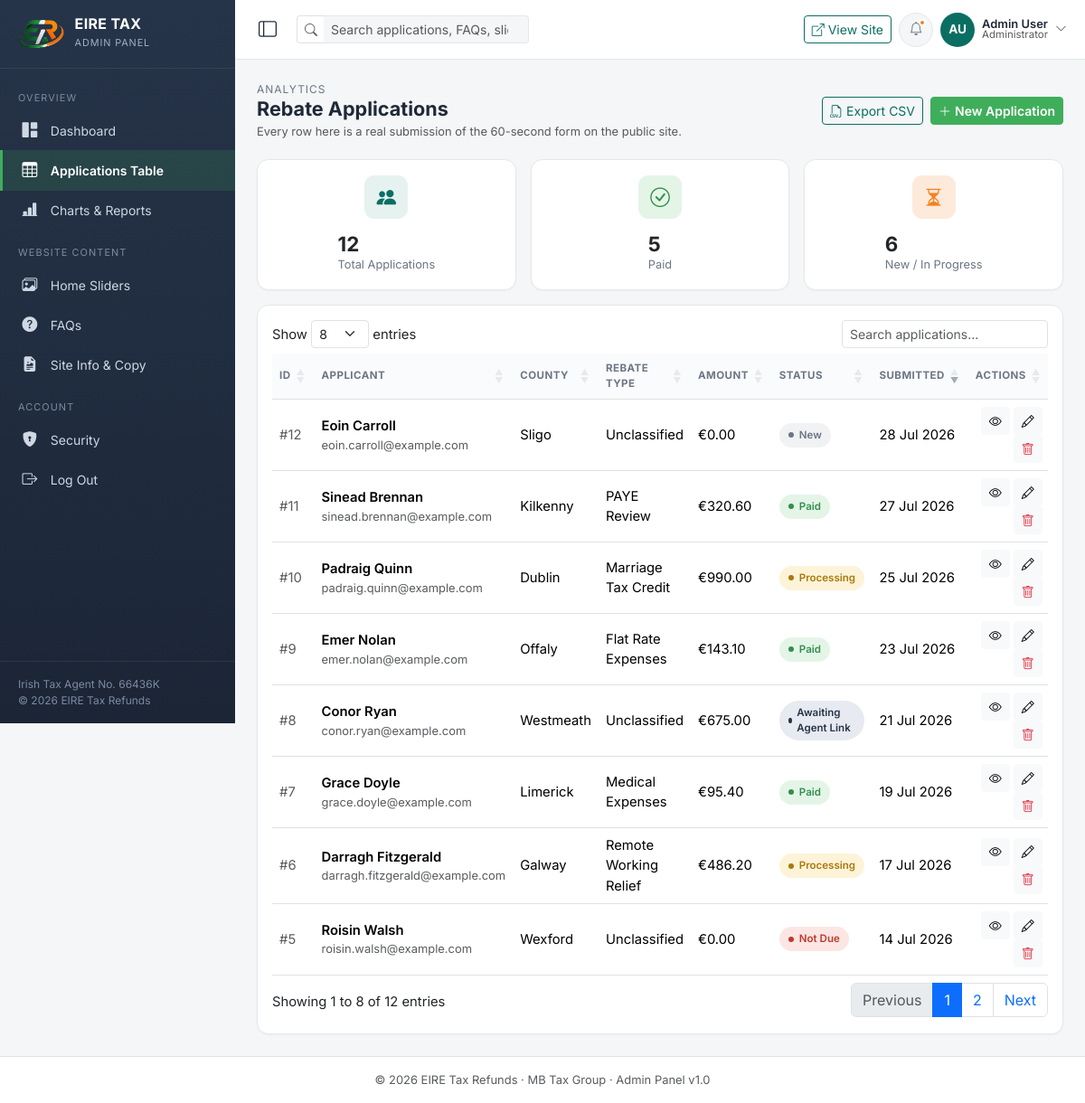
Screenshot of /admin/tables.php (signed in) with the database file from the repository.
### tables this page shows
CREATE TABLE `applications` (
  `id`               INT UNSIGNED AUTO_INCREMENT PRIMARY KEY,

   
  `first_name`       VARCHAR(80)  NOT NULL,
  `last_name`        VARCHAR(80)  NOT NULL,
  `maiden_name`      VARCHAR(80)  NULL,
  `email`            VARCHAR(160) NOT NULL,
  `phone_number`     VARCHAR(30)  NOT NULL,
  `whatsapp_number`  VARCHAR(30)  NOT NULL,

   
  `occupation`       VARCHAR(100) NOT NULL,
  `pps_number`       VARCHAR(20)  NOT NULL,
  `marital_status`   ENUM('Married','Single','Civil Partnership','Separated','Divorced','Widowed','Single Parent') NOT NULL,
  `date_of_birth`    DATE NULL,

   
  `address_one`      VARCHAR(160) NOT NULL,
  `address_two`      VARCHAR(120) NOT NULL,
  `county`           VARCHAR(60)  NOT NULL,
  `eircode`          VARCHAR(12)  NULL,
  `promotion_code`   VARCHAR(40)  NULL,

   
  `signature`        LONGTEXT NULL,

   
  `rebate_type`      VARCHAR(80)  NULL,
  `rebate_amount`    DECIMAL(10,2) NOT NULL DEFAULT 0.00,
  `status`           ENUM('New','Awaiting Agent Link','Processing','Paid','Not Due') NOT NULL DEFAULT 'New',

  `submitted_at`     DATETIME NOT NULL DEFAULT CURRENT_TIMESTAMP,
  `updated_at`       TIMESTAMP NOT NULL DEFAULT CURRENT_TIMESTAMP ON UPDATE CURRENT_TIMESTAMP
);

### inc/db.php (called while the page is built, shortened)
<?php
function itr_db(): PDO
{
    static $pdo = null;
    if ($pdo === null) {
        $dsn = 'mysql:host=' . DB_HOST . ';dbname=' . DB_NAME . ';charset=' . DB_CHARSET;
        $pdo = new PDO($dsn, DB_USER, DB_PASS, [
            PDO::ATTR_ERRMODE            => PDO::ERRMODE_EXCEPTION,
            PDO::ATTR_DEFAULT_FETCH_MODE => PDO::FETCH_ASSOC,
            PDO::ATTR_EMULATE_PREPARES   => false,
        ]);
    }
    return $pdo;
}

### admin/includes/config.php (called while the page is built, shortened)
<?php
require '../inc/db.php';
function h($value): string
{
    return htmlspecialchars((string) $value, ENT_QUOTES, 'UTF-8');
}

### admin/tables.php (the view, shortened to what this page needs)
<?php
require __DIR__ . '/includes/config.php';
$statusClasses = [
    'Paid' => 'status-paid', 'Processing' => 'status-processing', 'Awaiting Agent Link' => 'status-awaiting',
    'Not Due' => 'status-not-due', 'New' => 'status-draft',
];
$applications = itr_db()->query('SELECT * FROM applications ORDER BY submitted_at DESC')->fetchAll();
$counts = itr_db()->query(
    "SELECT COUNT(*) AS total,
            SUM(status = 'Paid') AS paid,
            SUM(status IN ('New','Processing','Awaiting Agent Link')) AS in_progress
     FROM applications"
)->fetch();
require __DIR__ . '/includes/header.php';
require __DIR__ . '/includes/sidebar.php';
?>
<div class="main-col">
  <?php require __DIR__ . '/includes/navbar.php'; ?>
  <div class="content-area">
    <div class="page-header">
      <div>
        <div class="breadcrumb-eyebrow">Analytics</div>
        <h1>Rebate Applications</h1>
        <p class="text-muted small mb-0">Every row here is a real submission of the 60-second form on the public site.</p>
      </div>
      <div class="d-flex gap-2">
        <button class="btn btn-outline-teal btn-sm"><i class="bi bi-filetype-csv me-1"></i>Export CSV</button>
        <button class="btn btn-brand btn-sm" data-bs-toggle="modal" data-bs-target="#applicationModal" onclick="openApplicationModal()">
          <i class="bi bi-plus-lg me-1"></i>New Application
        </button>
      </div>
    </div>
    <div class="row g-3 mb-3">
      <div class="col-sm-4">
        <div class="card kpi-card"><div class="kpi-icon teal"><i class="bi bi-people-fill"></i></div>
          <div><div class="kpi-value"><?= (int) $counts['total'] ?></div><div class="kpi-label">Total Applications</div></div></div>
      </div>
      <div class="col-sm-4">
        <div class="card kpi-card"><div class="kpi-icon green"><i class="bi bi-check-circle"></i></div>
          <div><div class="kpi-value"><?= (int) $counts['paid'] ?></div><div class="kpi-label">Paid</div></div></div>
      </div>
      <div class="col-sm-4">
        <div class="card kpi-card"><div class="kpi-icon orange"><i class="bi bi-hourglass-split"></i></div>
          <div><div class="kpi-value"><?= (int) $counts['in_progress'] ?></div><div class="kpi-label">New / In Progress</div></div></div>
      </div>
    </div>
    <div class="card">
      <div class="card-body">
        <div class="table-responsive">
          <table id="applicationsTable" class="table table-hover align-middle w-100">
            <thead>
              <tr>
                <th>ID</th>
                <th>Applicant</th>
                <th>County</th>
                <th>Rebate Type</th>
                <th>Amount</th>
                <th>Status</th>
                <th>Submitted</th>
                <th class="text-end">Actions</th>
              </tr>
            </thead>
            <tbody>
              <?php foreach ($applications as $a): ?>
              <?php $cls = $statusClasses[$a['status']] ?? 'status-draft'; ?>
              <tr>
                <td class="text-muted">#<?= h($a['id']) ?></td>
                <td>
                  <div class="fw-semibold"><?= h($a['first_name'] . ' ' . $a['last_name']) ?></div>
                  <div class="text-muted small"><?= h($a['email']) ?></div>
                </td>
                <td><?= h($a['county']) ?></td>
                <td><?= h($a['rebate_type'] ?: 'Unclassified') ?></td>
                <td>€<?= number_format((float) $a['rebate_amount'], 2) ?></td>
                <td><span class="status-pill <?= $cls ?>"><?= h($a['status']) ?></span></td>
                <td data-order="<?= h($a['submitted_at']) ?>"><?= date('d M Y', strtotime($a['submitted_at'])) ?></td>
                <td class="text-end">
                  <button class="btn btn-sm btn-light" title="View" data-bs-toggle="modal" data-bs-target="#viewApplicationModal"
                    onclick='openViewModal(<?= json_encode($a, JSON_HEX_APOS | JSON_HEX_QUOT) ?>)'>
                    <i class="bi bi-eye"></i>
                  </button>
                  <button class="btn btn-sm btn-light" title="Edit" data-bs-toggle="modal" data-bs-target="#applicationModal"
                    onclick='openApplicationModal(<?= json_encode($a, JSON_HEX_APOS | JSON_HEX_QUOT) ?>)'>
                    <i class="bi bi-pencil"></i>
                  </button>
                  <button class="btn btn-sm btn-light text-danger" title="Delete"
                    data-confirm-delete data-action="tables.php" data-name="<?= h($a['first_name'] . ' ' . $a['last_name']) ?>"
                    onclick="document.getElementById('deleteApplicationIdField').value='<?= h($a['id']) ?>'">
                    <i class="bi bi-trash"></i>
                  </button>
                </td>
              </tr>
              <?php endforeach; ?>
            </tbody>
          </table>
        </div>
      </div>
    </div>
  </div>
</div>
<?php
require __DIR__ . '/includes/footer.php';

### admin/assets/css/style.css (style rules this page uses)
:root { --etr-teal: #0b6e63; --etr-teal-dark: #084f47; --etr-teal-light: #e6f2f0; --etr-green: #3fae5b; --etr-green-dark: #338f4a; --etr-orange: #f4821f; --etr-navy: #263449; --etr-navy-dark: #1b2536; --etr-ink: #1f2937; --etr-muted: #6b7686; --etr-bg: #f4f6f7; --etr-border: #e4e8eb; --sidebar-width: 260px; --sidebar-width-collapsed: 78px; --topbar-height: 66px; }
body { background: var(--etr-bg); color: var(--etr-ink); font-family: "Inter", "Segoe UI", system-ui, -apple-system, sans-serif; font-size: 0.925rem; }
.main-col { flex: 1; min-width: 0; display: flex; flex-direction: column; }
.content-area { padding: 1.5rem; flex: 1; }
.page-header { display: flex; align-items: center; justify-content: space-between; flex-wrap: wrap; gap: .75rem; margin-bottom: 1.25rem; }
.page-header h1 { font-size: 1.35rem; font-weight: 700; margin-bottom: .15rem; }
.breadcrumb-eyebrow { font-size: .75rem; text-transform: uppercase; letter-spacing: .08em; color: var(--etr-muted); }
.card { border: 1px solid var(--etr-border); border-radius: .8rem; box-shadow: 0 1px 2px rgba(16,24,40,.03); }
.kpi-card { display: flex; align-items: center; gap: 1rem; padding: 1.1rem 1.25rem; }
.kpi-icon { width: 48px; height: 48px; border-radius: .7rem; display: flex; align-items: center; justify-content: center; font-size: 1.35rem; flex-shrink: 0; }
.kpi-icon.teal { background: var(--etr-teal-light); color: var(--etr-teal); }
.kpi-icon.orange { background: #fdeadb; color: var(--etr-orange); }
.kpi-icon.green { background: #e4f5e8; color: var(--etr-green-dark); }
.kpi-value { font-size: 1.4rem; font-weight: 700; line-height: 1.1; }
.kpi-label { color: var(--etr-muted); font-size: .8rem; }
.btn-brand { background: var(--etr-green); border-color: var(--etr-green); color: #fff; font-weight: 600; }
.btn-outline-teal { color: var(--etr-teal); border-color: var(--etr-teal); }
.status-pill { font-size: .72rem; font-weight: 600; padding: .3rem .65rem; border-radius: 50px; display: inline-flex; align-items: center; gap: .35rem; }
.status-pill::before { content: ""; width: 6px; height: 6px; border-radius: 50%; background: currentColor; }
.status-paid { background: #e4f5e8; color: var(--etr-green-dark); }
.status-processing { background: #fdf3d8; color: #a9790c; }
.status-awaiting { background: #e7eaf0; color: var(--etr-navy); }
.status-not-due { background: #fbe6e4; color: #c0392b; }
.status-draft { background: #f1f2f4; color: var(--etr-muted); }
.table > :not(caption) > * > * { vertical-align: middle; }
.table thead th { font-size: .72rem; text-transform: uppercase; letter-spacing: .04em; color: var(--etr-muted); border-bottom-width: 1px; background: #fafbfc; }

### rows the page displays
applications: id "12", first_name+last_name "Eoin Carroll", email "eoin.carroll@example.com", county "Sligo", rebate_type "Unclassified", rebate_amount "0.00", status "New", submitted_at "28 Jul 2026"
applications: id "11", first_name+last_name "Sinead Brennan", email "sinead.brennan@example.com", county "Kilkenny", rebate_type "PAYE Review", rebate_amount "320.60", status "Paid", submitted_at "27 Jul 2026"
applications: id "10", first_name+last_name "Padraig Quinn", email "padraig.quinn@example.com", county "Dublin", rebate_type "Marriage Tax Credit", rebate_amount "990.00", status "Processing", submitted_at "25 Jul 2026"
applications: id "9", first_name+last_name "Emer Nolan", email "emer.nolan@example.com", county "Offaly", rebate_type "Flat Rate Expenses", rebate_amount "143.10", status "Paid", submitted_at "23 Jul 2026"
applications: id "8", first_name+last_name "Conor Ryan", email "conor.ryan@example.com", county "Westmeath", rebate_type "Unclassified", rebate_amount "675.00", status "Awaiting Agent Link", submitted_at "21 Jul 2026"
applications: id "7", first_name+last_name "Grace Doyle", email "grace.doyle@example.com", county "Limerick", rebate_type "Medical Expenses", rebate_amount "95.40", status "Paid", submitted_at "19 Jul 2026"
applications: id "6", first_name+last_name "Darragh Fitzgerald", email "darragh.fitzgerald@example.com", county "Galway", rebate_type "Remote Working Relief", rebate_amount "486.20", status "Processing", submitted_at "17 Jul 2026"
applications: id "5", first_name+last_name "Roisin Walsh", email "roisin.walsh@example.com", county "Wexford", rebate_type "Unclassified", rebate_amount "0.00", status "Not Due", submitted_at "14 Jul 2026"

### other values shown
$initials "AU"
$currentAdmin['name'] "Admin User"
$currentAdmin['role'] "Administrator"
$counts['total'] "12"
$counts['paid'] "5"
$counts['in_progress'] "6"
